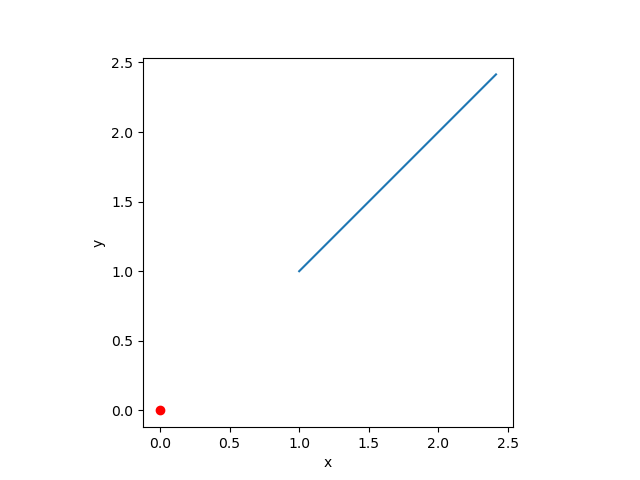

Here is the Python script that generated this plot:
import numpy as np
from scipy.integrate import solve_ivp
import matplotlib.pyplot as plt 



def E(s, r):
    x, y = r
    print(r)
    d = np.sqrt(x**2 + y**2)
    Ex = x/(d**3)
    Ey = y/(d**3)
    E = np.sqrt(Ex**2 + Ey**2)
    dxdt = Ex/E
    dydt = Ey/E
    return dxdt, dydt 

t_span = [0, 2]
r0 = (1, 1)

sol = solve_ivp(E, t_span, r0)
print(sol)
print(sol.t.shape)
print(sol.y.shape)

t = sol.t 
x, y = sol.y 

plt.figure(1)
plt.plot(x, y)
plt.plot(0, 0, 'ro')
plt.xlabel('x')
plt.ylabel('y')
plt.xlim((-3, 3))
plt.ylim((-3, 3))
plt.xscale('linear')
plt.yscale('linear')
plt.axis('scaled')
plt.savefig('ivp_1st_ODE_field_line.png')